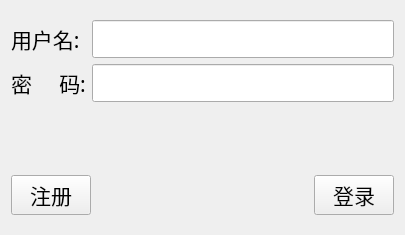
<?xml version="1.0" encoding="UTF-8"?>
<ui version="4.0">
 <class>Client</class>
 <widget class="QWidget" name="Client">
  <property name="geometry">
   <rect>
    <x>0</x>
    <y>0</y>
    <width>405</width>
    <height>235</height>
   </rect>
  </property>
  <property name="windowTitle">
   <string>登录</string>
  </property>
  <property name="windowIcon">
   <iconset>
    <normaloff>C:/Users/Lenovo/Pictures/Screenshots/780.jpg</normaloff>C:/Users/Lenovo/Pictures/Screenshots/780.jpg</iconset>
  </property>
  <layout class="QVBoxLayout" name="verticalLayout">
   <property name="topMargin">
    <number>20</number>
   </property>
   <property name="bottomMargin">
    <number>20</number>
   </property>
   <item>
    <layout class="QGridLayout" name="gridLayout">
     <item row="0" column="0">
      <widget class="QLabel" name="label">
       <property name="font">
        <font>
         <family>Agency FB</family>
         <pointsize>16</pointsize>
        </font>
       </property>
       <property name="text">
        <string>用户名:</string>
       </property>
      </widget>
     </item>
     <item row="0" column="1">
      <widget class="QLineEdit" name="name_LE">
       <property name="font">
        <font>
         <family>Agency FB</family>
         <pointsize>16</pointsize>
        </font>
       </property>
      </widget>
     </item>
     <item row="1" column="0">
      <widget class="QLabel" name="label_2">
       <property name="font">
        <font>
         <family>Agency FB</family>
         <pointsize>16</pointsize>
        </font>
       </property>
       <property name="text">
        <string>密     码:</string>
       </property>
      </widget>
     </item>
     <item row="1" column="1">
      <widget class="QLineEdit" name="pwd_LE">
       <property name="font">
        <font>
         <family>Agency FB</family>
         <pointsize>16</pointsize>
        </font>
       </property>
       <property name="echoMode">
        <enum>QLineEdit::Password</enum>
       </property>
      </widget>
     </item>
    </layout>
   </item>
   <item>
    <spacer name="verticalSpacer">
     <property name="orientation">
      <enum>Qt::Vertical</enum>
     </property>
     <property name="sizeHint" stdset="0">
      <size>
       <width>20</width>
       <height>42</height>
      </size>
     </property>
    </spacer>
   </item>
   <item>
    <layout class="QHBoxLayout" name="horizontalLayout_3">
     <item>
      <widget class="QPushButton" name="regist_PB">
       <property name="font">
        <font>
         <family>Agency FB</family>
         <pointsize>16</pointsize>
        </font>
       </property>
       <property name="text">
        <string>注册</string>
       </property>
      </widget>
     </item>
     <item>
      <spacer name="horizontalSpacer">
       <property name="orientation">
        <enum>Qt::Horizontal</enum>
       </property>
       <property name="sizeHint" stdset="0">
        <size>
         <width>40</width>
         <height>20</height>
        </size>
       </property>
      </spacer>
     </item>
     <item>
      <widget class="QPushButton" name="login_PB">
       <property name="font">
        <font>
         <family>Agency FB</family>
         <pointsize>16</pointsize>
        </font>
       </property>
       <property name="text">
        <string>登录</string>
       </property>
      </widget>
     </item>
    </layout>
   </item>
  </layout>
 </widget>
 <resources/>
 <connections/>
</ui>
